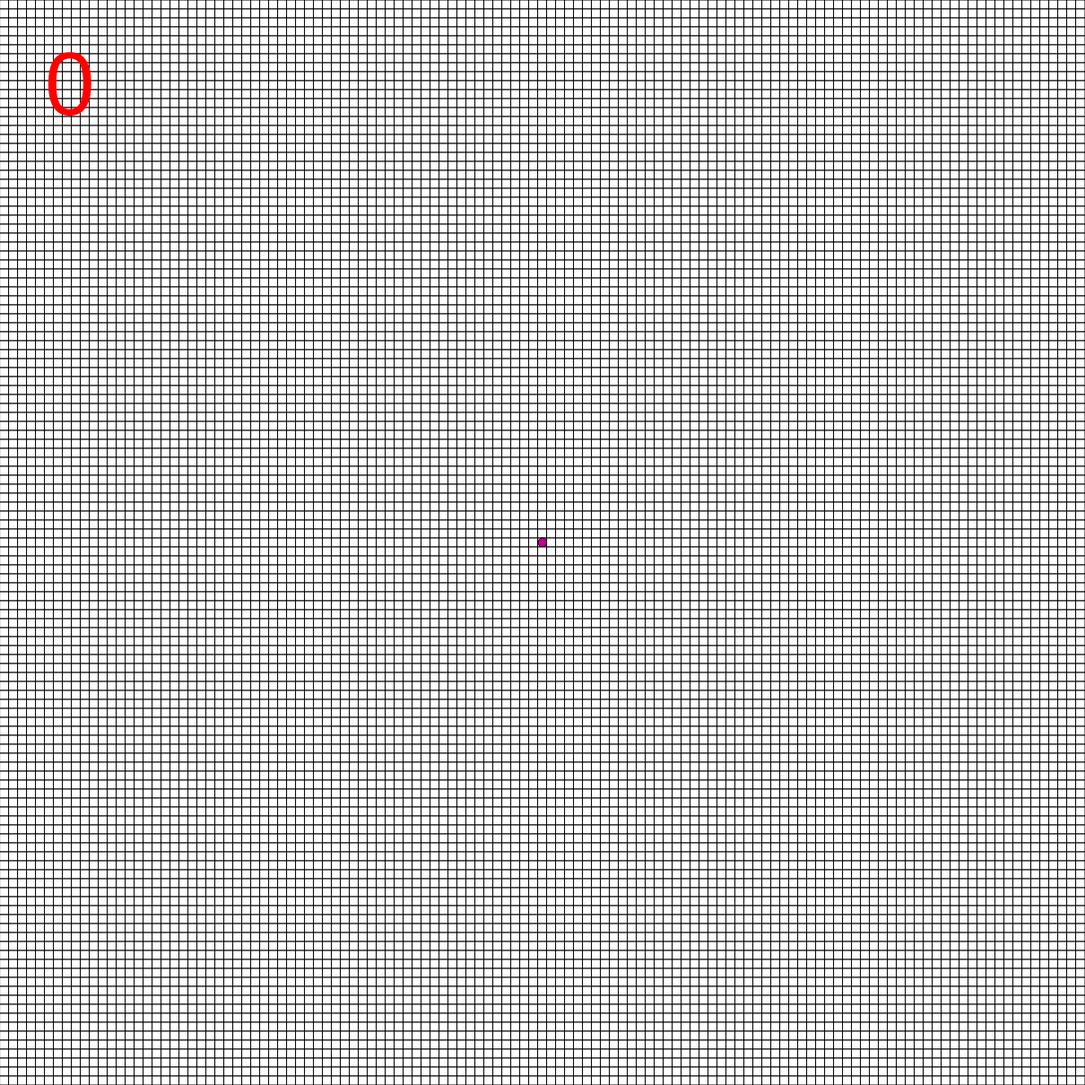
Frame 1 (no input)
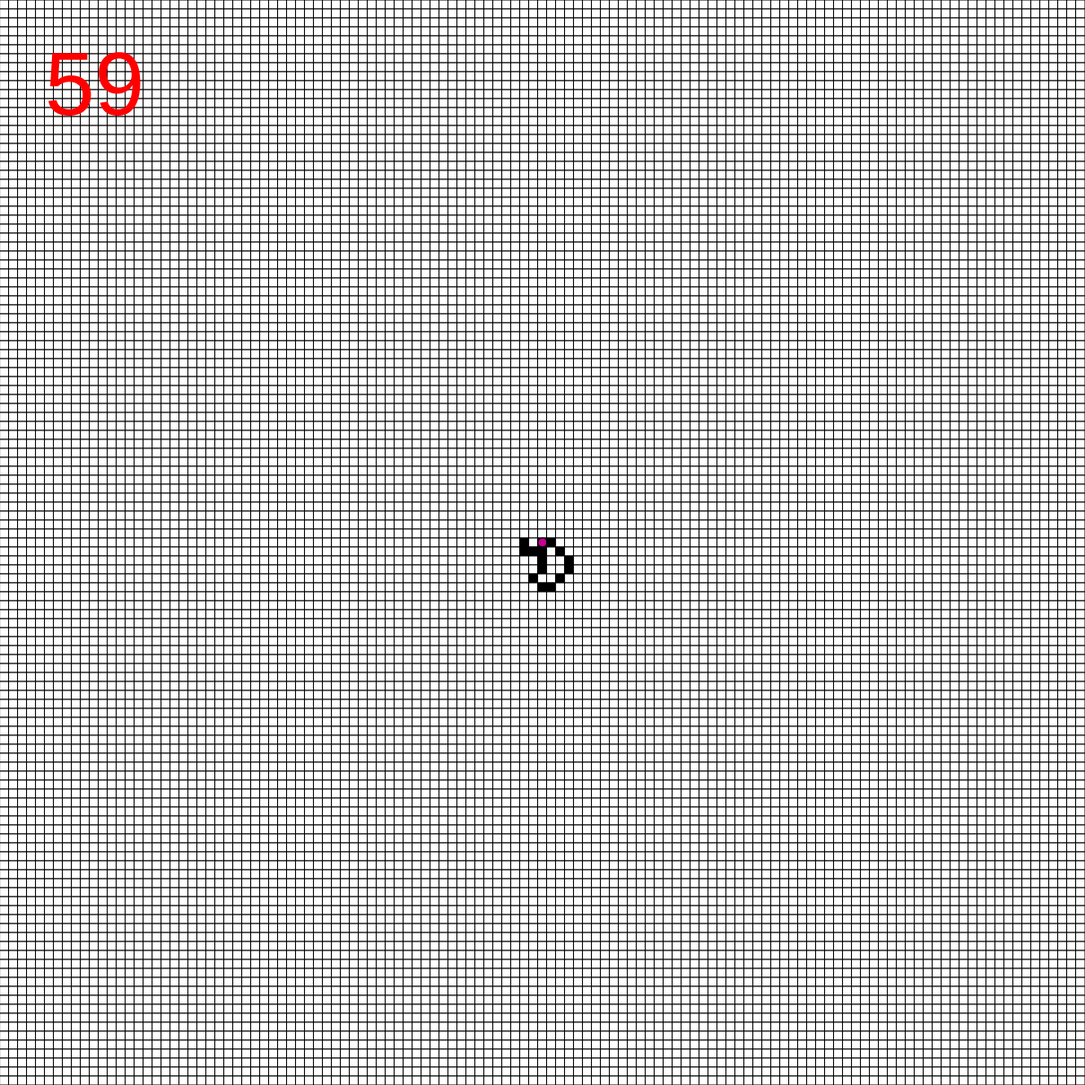
Frame 60 (no input)
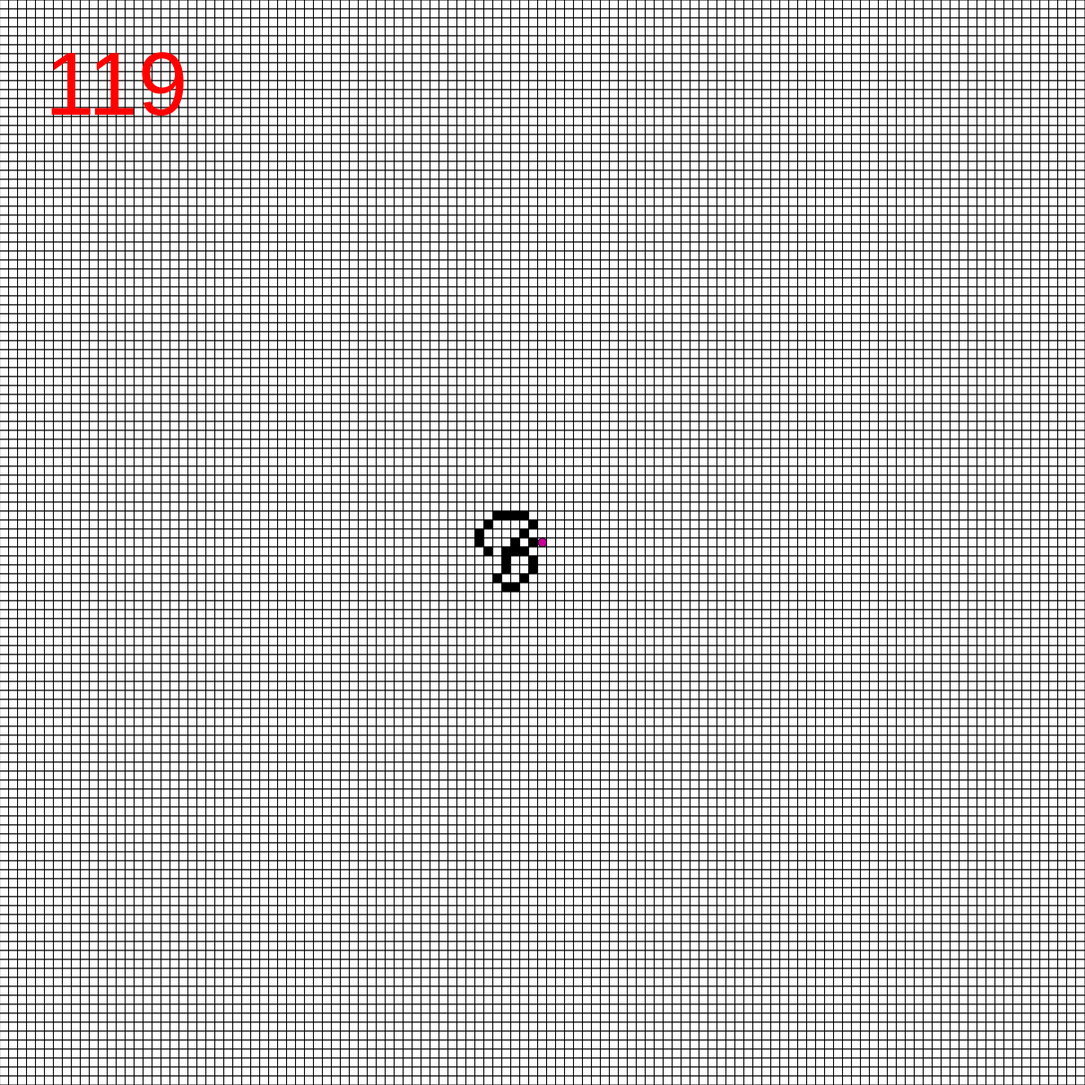
Frame 120 (the mouse pressed at the canvas centre since frame 60)

The p5.js sketch that drew these frames (run headless with seeded random() and noise() and a simulated clock; from frame 60 on, the mouse is pressed at the canvas centre):

// p5.js sketch
// ── sketch.js
///<reference path='../p5.global-mode.d.ts'/>
let cellSize;
let grid = [];
let antCell;
let dir = 0;
let i0, i1, j0, j1;
let numCols = 121;
let running = true;
let stepCount = 0;
let k = 0;
let visibleGrid;
function setup() {
  i0 = 0;
  j0 = 0;
  i1 = numCols;
	j1 = numCols;
	
	createCanvas(1210, 1210);
	textSize(100);
  // frameRate(100);
  cellSize = width / numCols;
  for (let i = 0; i < numCols; i++) {
    let cols = [];
    for (let j = 0; j < numCols; j++) {
      cols.push(0);
    }
    grid.push(cols);
	}
}
  

function draw() {
	update();
	
}
function keyPressed() {
	if (key == " ") {
		running = !running;
	}
}
function update() {
	if (!running) return;
	// noStroke();
	getVisibleGrid();
	makeAnt();
	antCell = visibleGrid[floor(visibleGrid.length / 2)][floor(visibleGrid.length / 2)];
  for (let i = 0; i < visibleGrid.length; i++) {
    for (let j = 0; j < visibleGrid.length; j++) {
      if (visibleGrid[i][j] == 0 || visibleGrid[i][j] == 2) {
        fill(255);
      } else if (visibleGrid[i][j] == 1 || visibleGrid[i][j] == 3) {
        fill(0);
      }
			rect(i * cellSize, j * cellSize, cellSize, cellSize);
			if (visibleGrid[i][j] == 2 || visibleGrid[i][j] == 3) {
				fill(200, 0, 150);
				ellipseMode(CORNER);
				ellipse(i * cellSize, j * cellSize, cellSize);
			}
    }
	}

	if (antCell == 2) {
		k++;
		grid[i0 + floor(visibleGrid.length / 2)][j0 + floor(visibleGrid.length / 2)] = 1;
	} else if (antCell = 3) {
		k--;
		grid[i0 + floor(visibleGrid.length / 2)][j0 + floor(visibleGrid.length / 2)] = 0;
		
	}

	if (k < 0) { k = 3;}
	k = k % 4;
	
	if (k == 0) {
		moveUp();
	} else if(k == 1){
		moveLeft();
	} else if(k == 2){
		moveDown();
	} else if(k == 3){
		moveRight();
	}
	fill(255, 0, 0);
	text(stepCount.toString(), 50, 50, 500, 100);
	stepCount++;
	if (stepCount == 10647) {
		running = false;
	}
	delAnt();
}

function getVisibleGrid() {
	visibleGrid = [];
	for (let i = i0; i < i1; i++){
		let visCol = [];
		for (let j = j0; j < j1; j++) {
			visCol.push(grid[i][j]);
		}
		visibleGrid.push(visCol);
	}
}

function moveLeft() {
  let newCol = [];
  if (i0 == 0) {
    for (let j = 0; j < grid[0].length; j++) {
      newCol.push(0);
    }
    grid.unshift(newCol);
  } else {
    i0--;
    i1--;
  }
}


function makeAnt() {
	if (visibleGrid[floor(visibleGrid.length / 2)][floor(visibleGrid.length / 2)] == 0) {
		visibleGrid[floor(visibleGrid.length / 2)][floor(visibleGrid.length / 2)] = 2;
	} else {
		visibleGrid[floor(visibleGrid.length / 2)][floor(visibleGrid.length / 2)] = 3;
		}
}

function delAnt(){
	if ([floor(visibleGrid.length / 2)][floor(visibleGrid.length / 2)] == 2) {
		visibleGrid[floor(visibleGrid.length / 2)][floor(visibleGrid.length / 2)] = 0;
	} else if(visibleGrid[floor(visibleGrid.length / 2)][floor(visibleGrid.length / 2)] == 3){
		visibleGrid[floor(visibleGrid.length / 2)][floor(visibleGrid.length / 2)] = 0;
	}
}
function moveRight() {
	let newCol = [];
	console.log(grid[i1]);
	if (grid[i1] === undefined) {
    for (let j = 0; j < grid[0].length; j++) {
      newCol.push(0);
    }
		grid.push(newCol);
		console.log(grid[i1]);
	}
	i0++;
	i1++;
}

function moveDown() {
	for (let i = 0; i < grid.length; i++){
		if (grid[i][j1] === undefined) {
			grid[i].push(0);
		}
	}
	j0++;
	j1++;
}

function moveUp() {
	if (j0 == 0) {
		for (let i = 0; i < grid.length; i++){
			grid[i].unshift(0)
		}
	} else {
		j0--;
		j1--;
	}
	
}
